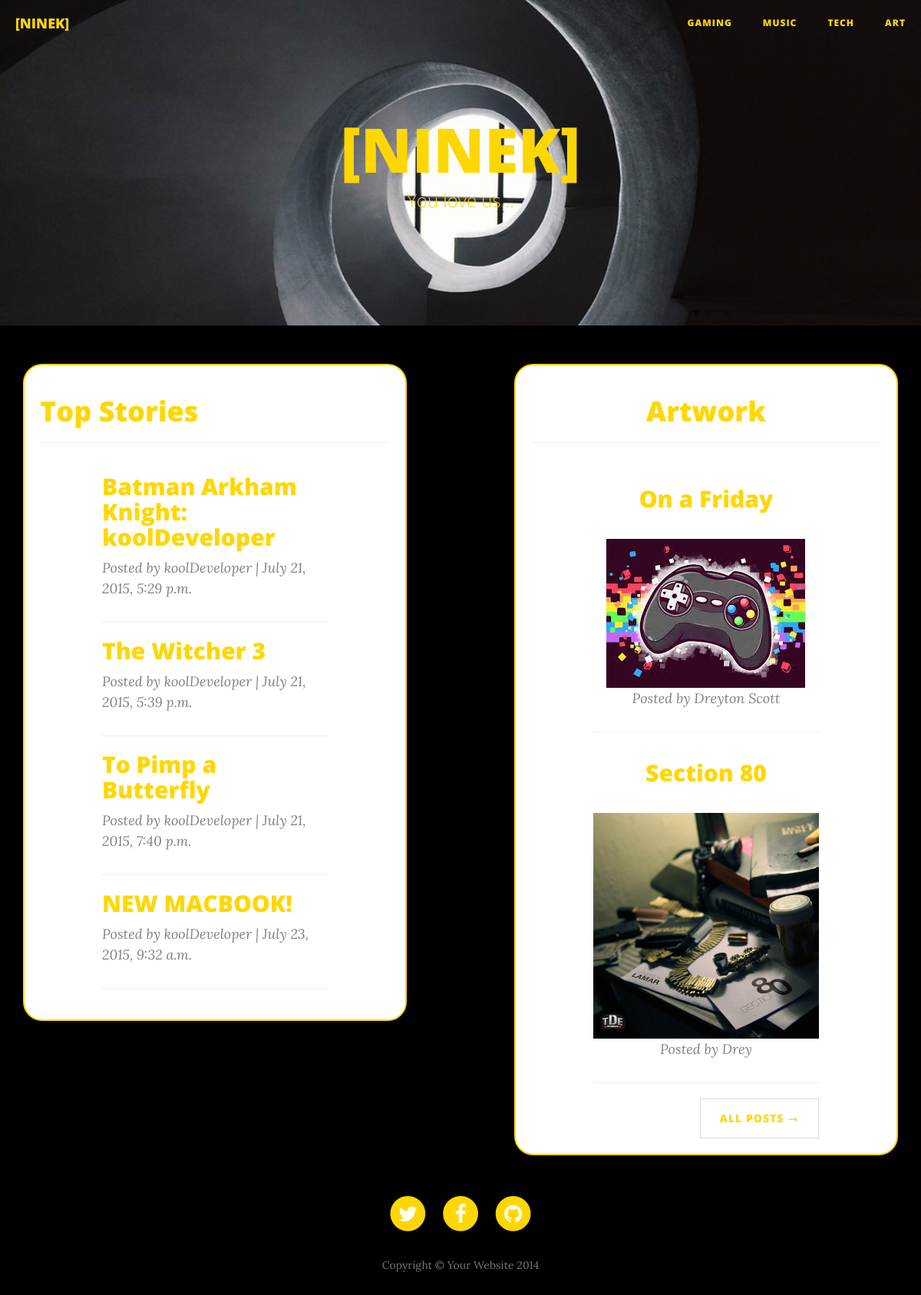
The page /ninek/ on the database its author committed.
### ninek_site/models.py (models this page shows, shortened)
class Category(models.Model):
    name = models.CharField(max_length=120)
    views = models.IntegerField(default=0)
    slug = models.SlugField(unique=True)
    pic = models.ImageField(upload_to='img')

class Media(models.Model):
    images = models.ImageField(upload_to='img')
    audio = models.FileField(upload_to='img', blank=True)
    title = models.CharField(max_length=120)
    author = models.CharField(max_length=120)
    social_media = models.URLField(blank=True)

class Page(models.Model):
    category = models.ForeignKey(Category)
    title = models.CharField(max_length=120)
    author_name = models.CharField(max_length=120)
    date_created = models.DateTimeField(auto_now_add=True)
    likes = models.IntegerField(default=0)
    upload_image = models.ImageField(upload_to='img')
    page_content = models.TextField(max_length=None)
    slug = models.SlugField(unique=True)

### ninek_site/views.py (the view)
def index(request):
    context_dict = {}
    page_list = Page.objects.all().order_by('category', 'likes')[:5]
    category_list = Category.objects.order_by('-views')[:5]
    context_dict['categories'] = category_list
    context_dict['pages'] = page_list
    media = Media.objects.all()
    context_dict['medias'] = media
    return render(request, 'ninek_site/index.html', context_dict)

### templates/ninek_site/index.html (shortened to what this page needs)
{% extends 'base.html' %}
{% load staticfiles %}
{% block content %}
<header class="intro-header" style="background-image: url('media/img/photo-1422284763110-6d0edd657b13.jpg')">
    <div class="container">
        <div class="row">
            <div class="col-lg-8 col-lg-offset-2 col-md-10 col-md-offset-1">
                <div class="site-heading">
                    <h1>[NINEK]</h1>
                    <span class="subheading" style="color:#FFD700;">You love us...</span>
                </div>
            </div>
        </div>
    </div>
</header>
<div class="container">
    <div id="section-right">
    <h1>Artwork</h1>
    <hr>
      <div class="row">
          <div class="col-lg-8 col-lg-offset-2 col-md-10 col-md-offset-1">
            {% for media in medias %}
              <div class="post-preview">
                      <h2 class="post-title">
                        <p>{{ media.title }}</p>
                      </h2>
                          <img class="media-img" src="{{ media.images.url }}">
                  <p class="post-meta">Posted by {{ media.author }}</p>
              </div>
              <hr>
              {% endfor %}
              <ul class="pager">
                  <li class="next">
                      <a href="{% url 'ninek:media' %}">All Posts &rarr;</a>
                  </li>
              </ul>
          </div>
      </div>
    </div>
    <div id="section-left">
    <h1>Top Stories</h1>
    <hr>
      <div class="row">
          <div class="col-lg-8 col-lg-offset-2 col-md-10 col-md-offset-1">
            {% for page in pages %}
              <div class="post-preview">
                      <h2 class="post-title">
                        <a href="{% url 'ninek:page' page.slug %}">{{ page.title }}</a>
                      </h2>
                  <p class="post-meta">Posted by {{ page.author_name }} | {{ page.date_created }}</p>
              </div>
              <hr>
              {% endfor %}
          </div>
      </div>
    </div>
</div>
{% endblock %}

### templates/base.html (shortened to what this page needs)
{% load staticfiles %}
{% load ninek_extras %}
<!DOCTYPE html>
<html lang="en">
<head>
    <link href="css/bootstrap.min.css" rel="stylesheet">
    <link href="{% static 'css/bootstrap.min.css' %}" rel="stylesheet">
    <link href="css/clean-blog.min.css" rel="stylesheet">
    <link href="{% static 'css/clean-blog.min.css' %}" rel="stylesheet">
    <link rel="stylesheet" type="text/css" href="{% static 'css/custom.css' %}">
    <link href="http://maxcdn.bootstrapcdn.com/font-awesome/4.1.0/css/font-awesome.min.css" rel="stylesheet" type="text/css">
</head>
<body>
    <nav class="navbar navbar-default navbar-custom navbar-fixed-top">
        <div class="container-fluid">
            <div class="navbar-header page-scroll">
                <a class="navbar-brand" style="color:gold;" href="{% url 'ninek:index' %}">[NINEK]</a>
            </div>
            <div class="collapse navbar-collapse" id="bs-example-navbar-collapse-1">
                <ul class="nav navbar-nav navbar-right">
                  {% for category in categories %}
                    <li>
                      <a style="color:gold;" href="{% url 'ninek:category' category.slug %}">{{ category.name }}</a>
                    </li>
                  {% endfor %}
                </ul>
            </div>
        </div>
    </nav>
{% block content %}{% endblock %}
    <footer>
        <div class="container">
            <div class="row">
                <div class="col-lg-8 col-lg-offset-2 col-md-10 col-md-offset-1">
                    <ul class="list-inline text-center">
                        <li>
                            <a href="#">
                                <span class="fa-stack fa-lg">
                                    <i class="fa fa-circle fa-stack-2x"></i>
                                    <i class="fa fa-twitter fa-stack-1x fa-inverse"></i>
                                </span>
                            </a>
                        </li>
                        <li>
                            <a href="#">
                                <span class="fa-stack fa-lg">
                                    <i class="fa fa-circle fa-stack-2x"></i>
                                    <i class="fa fa-facebook fa-stack-1x fa-inverse"></i>
                                </span>
                            </a>
                        </li>
                        <li>
                            <a href="#">
                                <span class="fa-stack fa-lg">
                                    <i class="fa fa-circle fa-stack-2x"></i>
                                    <i class="fa fa-github fa-stack-1x fa-inverse"></i>
                                </span>
                            </a>
                        </li>
                    </ul>
                    <p class="copyright text-muted">Copyright &copy; Your Website 2014</p>
                </div>
            </div>
        </div>
    </footer>
</body>
</html>

### static/ninek_site/css/custom.css (style rules this page uses)
#section-right { border-radius: 25px; border: 2px solid gold; padding: 20px; width: 500px; height: auto; background-color: white; max-width: 100%; text-align: center; position: relative; float: right; }
#section-left { border-radius: 25px; border: 2px solid gold; padding: 20px; width: 500px; height: auto; background-color: white; max-width: 100%; float: left; }
.media-img { max-width: 100%; }

### templates/base.html (style rules this page uses)
body { background-color: black; color: #FFD700; }
a { color: #FFD700; }
li { color: #FFD700; }

### templates/ninek_site/index.html (style rules this page uses)
h1 { color: gold; }

### rows shown on the page
Category: name "GAMING"
Category: name "MUSIC"
Category: name "TECH"
Category: name "ART"
Media: title "On a Friday", images (picture), author "Dreyton Scott"
Media: title "Section 80", images (picture), author "Drey"
Page: title "Batman Arkham Knight: koolDeveloper", author_name "koolDeveloper", date_created "July 21, 2015, 5:29 p.m."
Page: title "The Witcher 3", author_name "koolDeveloper", date_created "July 21, 2015, 5:39 p.m."
Page: title "To Pimp a Butterfly", author_name "koolDeveloper", date_created "July 21, 2015, 7:40 p.m."
Page: title "NEW MACBOOK!", author_name "koolDeveloper", date_created "July 23, 2015, 9:32 a.m."
